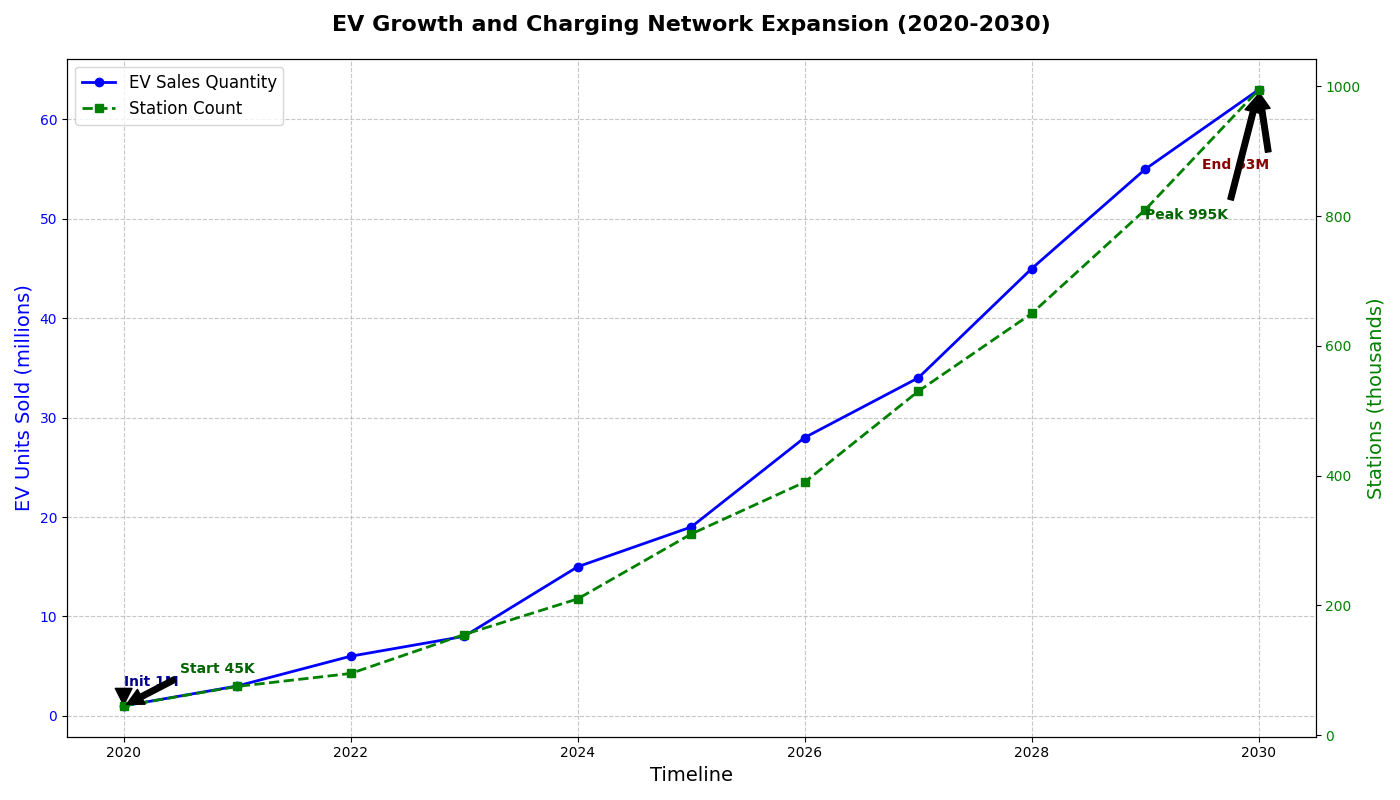

The script that drew this image:
import matplotlib.pyplot as plt
import numpy as np

# Define time periods (years)
years = np.arange(2020, 2031)

# Artificially modified data representing the growth in the adoption of electric vehicles (EVs)
ev_sales = [1, 3, 6, 8, 15, 19, 28, 34, 45, 55, 63]  # Altered in millions
charging_stations = [45, 75, 95, 155, 210, 310, 390, 530, 650, 810, 995]  # Altered in thousands

# Create the figure and axis
fig, ax1 = plt.subplots(figsize=(14, 8))

# Plot EV sales data
ax1.plot(years, ev_sales, color='blue', marker='o', linewidth=2, label='EV Sales Quantity')

# Set title and labels
ax1.set_title("EV Growth and Charging Network Expansion (2020-2030)", fontsize=16, fontweight='bold', pad=20)
ax1.set_xlabel("Timeline", fontsize=14)
ax1.set_ylabel("EV Units Sold (millions)", fontsize=14, color='blue')
ax1.tick_params(axis='y', labelcolor='blue')

# Add secondary y-axis for charging station count data
ax2 = ax1.twinx()
ax2.plot(years, charging_stations, color='green', marker='s', linestyle='--', linewidth=2, label='Station Count')
ax2.set_ylabel("Stations (thousands)", fontsize=14, color='green')
ax2.tick_params(axis='y', labelcolor='green')

# Add grid and legend
ax1.grid(True, linestyle='--', alpha=0.7)
lines_1, labels_1 = ax1.get_legend_handles_labels()
lines_2, labels_2 = ax2.get_legend_handles_labels()
ax1.legend(lines_1 + lines_2, labels_1 + labels_2, loc='upper left', fontsize=12)

# Annotate significant data points
ax1.annotate(f'Init {ev_sales[0]}M', xy=(2020, ev_sales[0]), xytext=(2020, ev_sales[0] + 2),
             arrowprops=dict(facecolor='black', shrink=0.05),
             fontsize=10, fontweight='bold', color='darkblue')

ax1.annotate(f'End {ev_sales[-1]}M', xy=(2030, ev_sales[-1]), xytext=(2029.5, ev_sales[-1] - 8),
             arrowprops=dict(facecolor='black', shrink=0.05),
             fontsize=10, fontweight='bold', color='darkred')

ax2.annotate(f'Start {charging_stations[0]}K', xy=(2020, charging_stations[0]), xytext=(2020.5, charging_stations[0] + 50),
             arrowprops=dict(facecolor='black', shrink=0.05),
             fontsize=10, fontweight='bold', color='darkgreen')

ax2.annotate(f'Peak {charging_stations[-1]}K', xy=(2030, charging_stations[-1]), xytext=(2029, charging_stations[-1] - 200),
             arrowprops=dict(facecolor='black', shrink=0.05),
             fontsize=10, fontweight='bold', color='darkgreen')

# Automatically adjust layout
plt.tight_layout()

# Display the plot
plt.show()
